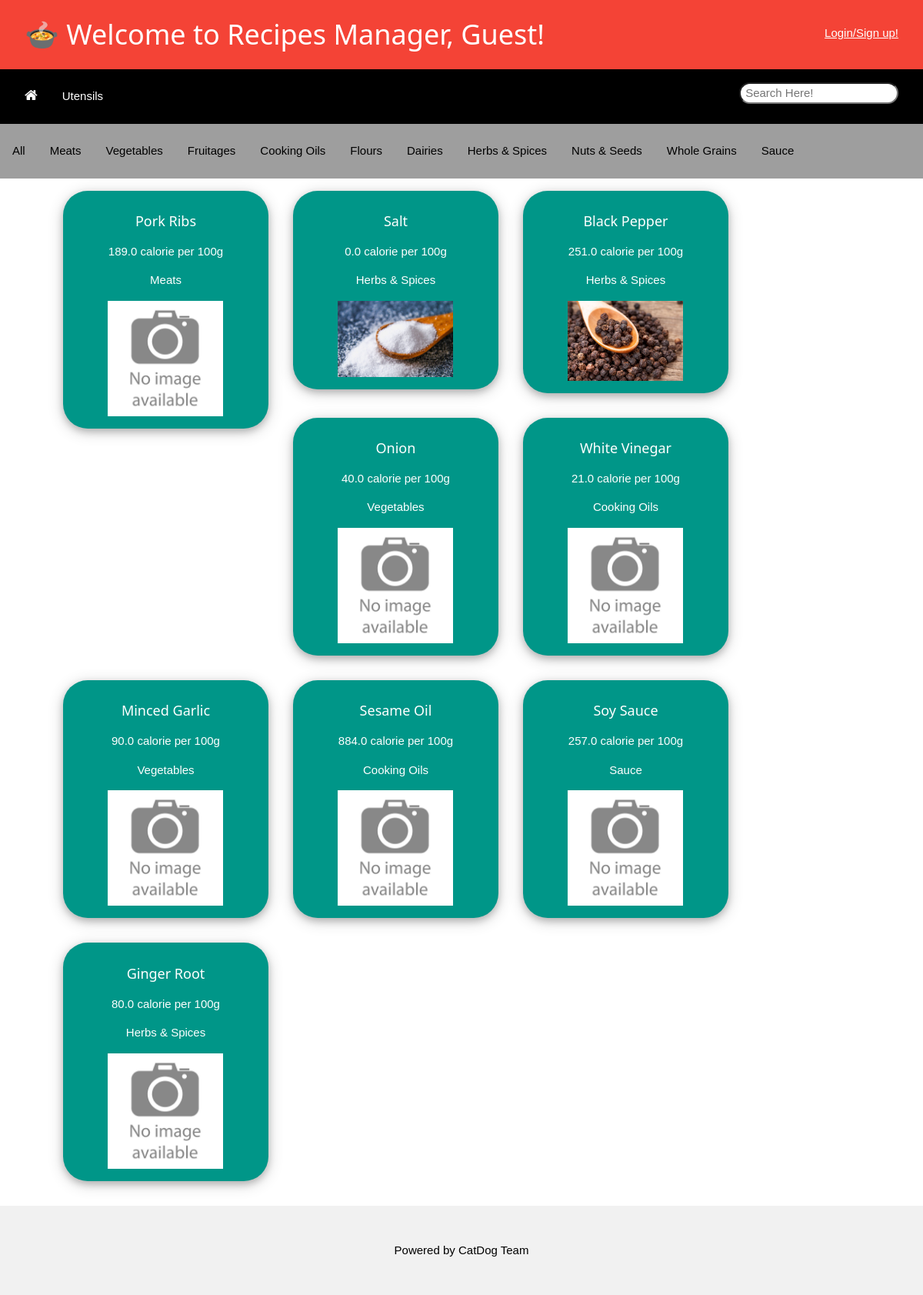
The page /ingredient/ on the database its author committed.
### recipeManager/models.py (models this page shows)
class IngredientCategory(models.Model):
    ingredientCategoryID = models.AutoField(primary_key=True)
    ingredientCategoryName = models.CharField(max_length=50, unique=True)

class Ingredient(models.Model):
    ingredientID = models.AutoField(primary_key=True)
    ingredientName = models.CharField(max_length=50, unique=True)
    baseCalorie = models.FloatField()
    ingredientCategory = models.ForeignKey('IngredientCategory', on_delete=models.CASCADE)
    ingredientImg = models.ImageField(upload_to ='ingredient/', blank=True, null=True, default='default/noImage.jpeg')

### recipeManager/views.py (the view, shortened to what this page needs)
# urls.py: path('ingredient/', views.ingredient, name='ingredient'),
def ingredient(request):
    message = "There is no available ingredient!!!"
    allIngredientCategory = IngredientCategory.objects.all()
    allIngredient = Ingredient.objects.all()
    user_fname = ', Guest'
    login_stat = True
    if request.user.is_authenticated:
        user_fname = ', ' + request.user.get_short_name()
        login_stat = False
    submittedValue = request.POST
    template = loader.get_template('recipeManager/ingredient.html')
    context = {
        'loginStat' : login_stat,
        'name' : user_fname,
        'allIngredientCategory' : allIngredientCategory,
        'allIngredient' : allIngredient,
        'message' : message,
    }
    return HttpResponse(template.render(context, request))

### recipeManager/templates/recipeManager/ingredient.html (shortened to what this page needs)
<!DOCTYPE html>
<html>
    <head>
        <link rel="stylesheet" href="/static/recipeManager/css/w3.css">
        <link rel="stylesheet" href="https://cdnjs.cloudflare.com/ajax/libs/font-awesome/4.7.0/css/font-awesome.min.css">
    </head>
    <body>
        <header class="w3-container w3-bar w3-red">
            <h1 class="w3-bar-item">&#127858 Welcome to Recipes Manager{{name}}!</h1>
            {% if loginStat %}
                <div >
                    <a href="/login/" class="w3-bar-item w3-block w3-mobile w3-padding-32 w3-right">Login/Sign up!</a>
                </div>
            {% else %}
            <a href={% url 'logout' %} class="w3-bar-item w3-block w3-mobile w3-padding-32 w3-right">Logout!</a><a href="/profile/" class="w3-bar-item w3-block w3-mobile w3-padding-32 w3-right">Profile Setting</a>
            {% endif%}
        </header>
        <div class="w3-bar w3-black">
            <div class="w3-panel w3-left">
                <a href="/" class="w3-bar-item w3-button"><i class="w3-large fa fa-home"></i></a>
                <a href="/utensil/" class="w3-bar-item w3-button">Utensils</a>
            </div>
            <div class="w3-container w3-right">
                <form class="w3-panel" method="post">
                    <input class="w3-round-xlarge" type="search" id="searchFor" name="searchFor" placeholder=" Search Here!">
                </form>
            </div>
        </div>
        <div class="w3-bar w3-grey w3-padding-16">
            <form method="post">
                <input class="w3-bar-item w3-button" type="submit" name="categorySubmit" value="All">
                {% if allIngredientCategory %}
                    {% for category in allIngredientCategory %}
                            <input class="w3-bar-item w3-button" type="submit" name="categorySubmit" value="{{ category.ingredientCategoryName }}">
                    {% endfor %}
                {% endif %}
            </form>
        </div>
        <div class="w3-content" style="max-width:1100px">
            <div class="w3-container">
                {% if allIngredient %}
                    {% for item in allIngredient %}
                        <div class="w3-mobile w3-quarter w3-card-4 w3-round-xxlarge w3-teal w3-margin w3-padding-16">
                            <div class="w3-center">
                                <div class="w3-container">
                                    <h5>{{ item.ingredientName }}</h5>
                                    <p>{{ item.baseCalorie }} calorie per 100g</p>
                                    <p>{{ item.ingredientCategory.ingredientCategoryName }}</p>
                                    <img width="150px" src="/media/{{ item.ingredientImg }}" alt="{{ item.ingredientName }}">
                                </div>
                            </div>
                        </div>
                    {% endfor %}
                {% endif %}
            </div>
        </div>
        <footer class="w3-center w3-light-grey w3-padding-32 w3-margin-top">
            <p>Powered by CatDog Team</p>
        </footer>
    </body>
</html>

### recipeManager/static/recipeManager/css/w3.css (style rules this page uses)
*,*:before,*:after { box-sizing:inherit }
html { -ms-text-size-adjust:100%;-webkit-text-size-adjust:100% }
body { margin:0 }
article,aside,details,figcaption,figure,footer,header,main,menu,nav,section { display:block }
a { background-color:transparent }
img { border-style:none }
button,input,select,textarea,optgroup { font:inherit;margin:0 }
button,input { overflow:visible }
button,[type=button],[type=reset],[type=submit] { -webkit-appearance:button }
[type=search] { -webkit-appearance:textfield;outline-offset:-2px }
html,body { font-family:Verdana,sans-serif;font-size:15px;line-height:1.5 }
html { overflow-x:hidden }
h1 { font-size:36px }
h5 { font-size:18px }
h1,h2,h3,h4,h5,h6 { font-family:"Segoe UI",Arial,sans-serif;font-weight:400;margin:10px 0 }
img { vertical-align:middle }
a { color:inherit }
.w3-btn,.w3-button { border:none;display:inline-block;padding:8px 16px;vertical-align:middle;overflow:hidden;text-decoration:none;color:inherit;background-color:inherit;text-align:center;cursor:pointer;white-space:nowrap }
.w3-btn,.w3-button { -webkit-touch-callout:none;-webkit-user-select:none;-khtml-user-select:none;-moz-user-select:none;-ms-user-select:none;user-select:none }
.w3-bar { width:100%;overflow:hidden }
.w3-bar .w3-bar-item { padding:8px 16px;float:left;width:auto;border:none;display:block;outline:0 }
.w3-bar .w3-button { white-space:normal }
.w3-block { display:block;width:100% }
.w3-container:after,.w3-container:before,.w3-panel:after,.w3-panel:before,.w3-row:after,.w3-row:before,.w3-row-padding:after,.w3-row-padding:before, .w3-cell-row:before,.w3-cell-row:after,.w3-clear:after,.w3-clear:before,.w3-bar:before,.w3-bar:after { content:"";display:table;clear:both }
.w3-col,.w3-half,.w3-third,.w3-twothird,.w3-threequarter,.w3-quarter { float:left;width:100% }
@media (min-width:601px) { .w3-col.m3,.w3-quarter { width:24.99999% } }
.w3-content,.w3-auto { margin-left:auto;margin-right:auto }
.w3-content { max-width:980px }
.w3-round-xlarge { border-radius:16px }
.w3-round-xxlarge { border-radius:32px }
.w3-container,.w3-panel { padding:0.01em 16px }
.w3-panel { margin-top:16px;margin-bottom:16px }
.w3-card-4,.w3-hover-shadow:hover { box-shadow:0 4px 10px 0 rgba(0,0,0,0.2),0 4px 20px 0 rgba(0,0,0,0.19) }
.w3-large { font-size:18px!important }
.w3-center { text-align:center!important }
.w3-margin { margin:16px!important }
.w3-margin-top { margin-top:16px!important }
.w3-padding-16 { padding-top:16px!important;padding-bottom:16px!important }
.w3-padding-32 { padding-top:32px!important;padding-bottom:32px!important }
.w3-left { float:left!important }
.w3-right { float:right!important }
.w3-red,.w3-hover-red:hover { color:#fff!important;background-color:#f44336!important }
.w3-teal,.w3-hover-teal:hover { color:#fff!important;background-color:#009688!important }
.w3-black,.w3-hover-black:hover { color:#fff!important;background-color:#000!important }
.w3-grey,.w3-hover-grey:hover,.w3-gray,.w3-hover-gray:hover { color:#000!important;background-color:#9e9e9e!important }
.w3-light-grey,.w3-hover-light-grey:hover,.w3-light-gray,.w3-hover-light-gray:hover { color:#000!important;background-color:#f1f1f1!important }

### rows shown on the page
IngredientCategory: categorySubmit "Meats"
IngredientCategory: categorySubmit "Vegetables"
IngredientCategory: categorySubmit "Fruitages"
IngredientCategory: categorySubmit "Cooking Oils"
IngredientCategory: categorySubmit "Flours"
IngredientCategory: categorySubmit "Dairies"
IngredientCategory: categorySubmit "Herbs & Spices"
IngredientCategory: categorySubmit "Nuts & Seeds"
IngredientCategory: categorySubmit "Whole Grains"
IngredientCategory: categorySubmit "Sauce"
Ingredient: ingredientName "Pork Ribs", baseCalorie "189.0", ingredientCategory.ingredientCategoryName "Meats", ingredientImg (placeholder picture)
Ingredient: ingredientName "Salt", baseCalorie "0.0", ingredientCategory.ingredientCategoryName "Herbs & Spices", ingredientImg (picture)
Ingredient: ingredientName "Black Pepper", baseCalorie "251.0", ingredientCategory.ingredientCategoryName "Herbs & Spices", ingredientImg (picture)
Ingredient: ingredientName "Onion", baseCalorie "40.0", ingredientCategory.ingredientCategoryName "Vegetables", ingredientImg (placeholder picture)
Ingredient: ingredientName "White Vinegar", baseCalorie "21.0", ingredientCategory.ingredientCategoryName "Cooking Oils", ingredientImg (placeholder picture)
Ingredient: ingredientName "Minced Garlic", baseCalorie "90.0", ingredientCategory.ingredientCategoryName "Vegetables", ingredientImg (placeholder picture)
Ingredient: ingredientName "Sesame Oil", baseCalorie "884.0", ingredientCategory.ingredientCategoryName "Cooking Oils", ingredientImg (placeholder picture)
Ingredient: ingredientName "Soy Sauce", baseCalorie "257.0", ingredientCategory.ingredientCategoryName "Sauce", ingredientImg (placeholder picture)
Ingredient: ingredientName "Ginger Root", baseCalorie "80.0", ingredientCategory.ingredientCategoryName "Herbs & Spices", ingredientImg (placeholder picture)

### other values the page prints
{{ name }} ", Guest"
